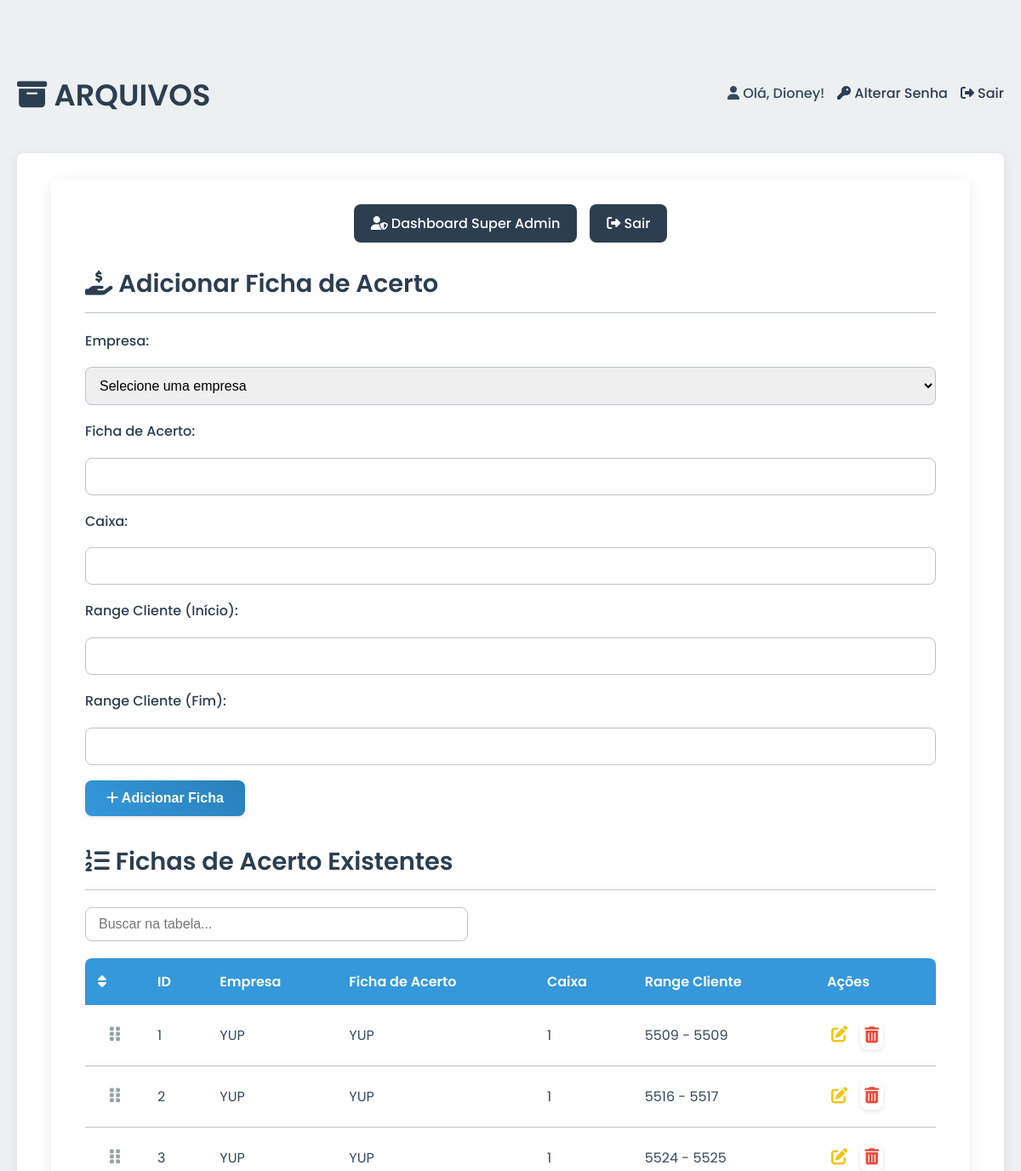
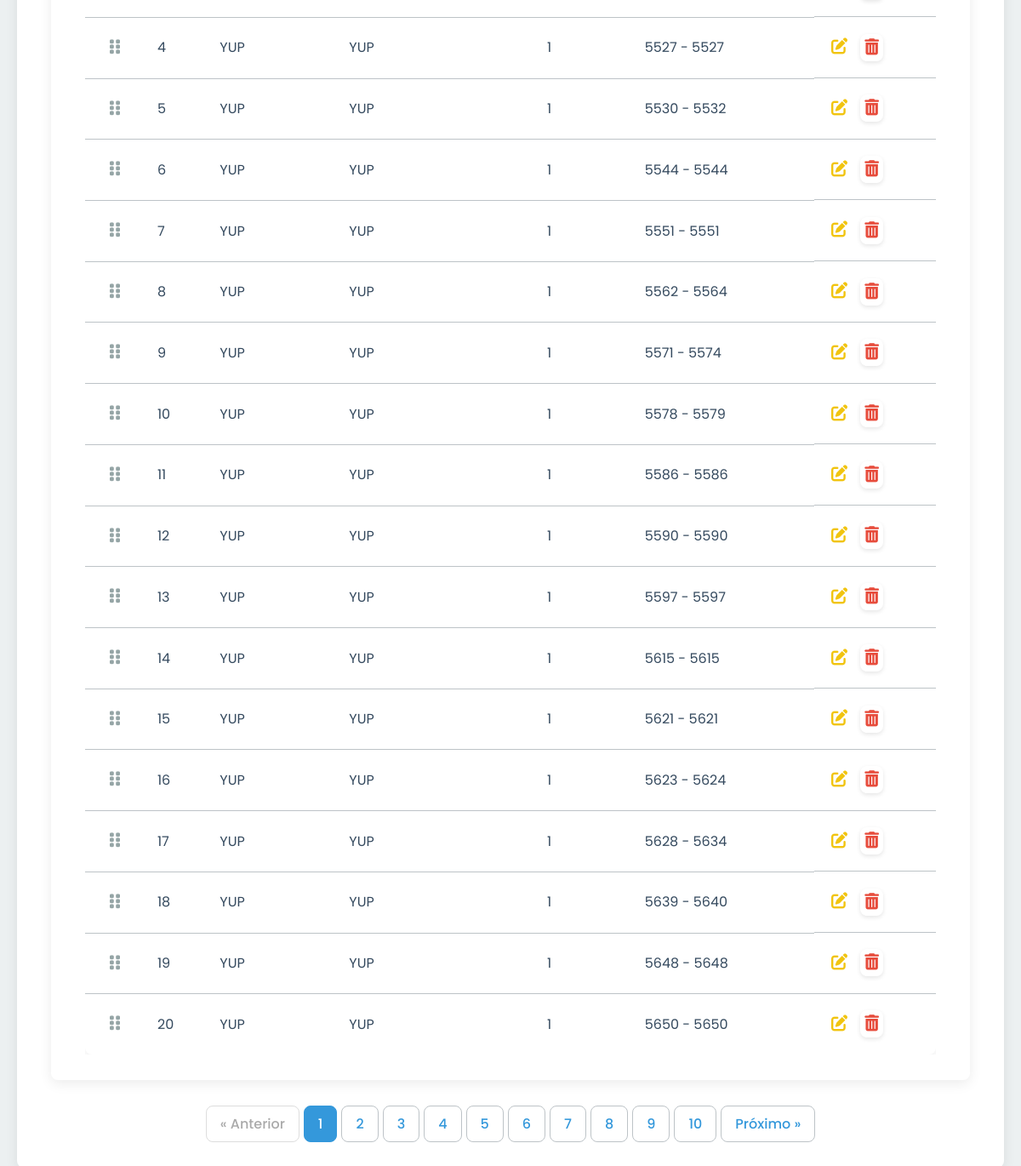
Page /cobranca/dashboard (signed in) on the committed database (2 pictures, top to bottom).
### tables this page shows
CREATE TABLE cobranca_fichas_acerto (
            id INTEGER PRIMARY KEY AUTOINCREMENT,
            ficha_acerto TEXT NOT NULL,
            caixa TEXT NOT NULL,
            range_cliente_inicio INTEGER NOT NULL,
            range_cliente_fim INTEGER NOT NULL,
            store_id INTEGER, order_position INTEGER NOT NULL DEFAULT 0,
            FOREIGN KEY (store_id) REFERENCES stores(id)
        );

CREATE TABLE stores (
            id INTEGER PRIMARY KEY AUTOINCREMENT,
            name TEXT UNIQUE NOT NULL
        );

### app.py (the view, shortened to what this page needs)
@app.route('/cobranca/dashboard', methods=['GET', 'POST'])
@login_required
@role_required(['super_admin', 'admin_cobranca'])
def cobranca_dashboard():
    page = request.args.get('page', 1, type=int)
    db = get_db()
    base_query = "FROM cobranca_fichas_acerto f LEFT JOIN stores s ON f.store_id = s.id"
    params = []
    if session['role'] != 'super_admin':
        base_query += " WHERE f.store_id = ?"
        params.append(session.get('store_id'))
    total_items = db.execute(f"SELECT COUNT(f.id) {base_query}", params).fetchone()[0]
    total_pages = (total_items + PER_PAGE - 1) // PER_PAGE if total_items > 0 else 1
    offset = (page - 1) * PER_PAGE
    items = db.execute(f"SELECT f.*, s.name as store_name {base_query} ORDER BY f.order_position ASC LIMIT ? OFFSET ?", params + [PER_PAGE, offset]).fetchall()
    if is_ajax_request():
        return jsonify({
            'items': [dict(r) for r in items],
            'pagination_html': render_template('_pagination.html', page=page, total_pages=total_pages, request=request),
            'page_type': 'cobranca'
        })
    stores = db.execute("SELECT id, name FROM stores ORDER BY name").fetchall() if session['role'] == 'super_admin' else []
    return render_template('cobranca/cobranca_dashboard.html', fichas_acerto=items, stores=stores, page=page, total_pages=total_pages)

### app.py (called while the page is built)
def is_ajax_request():
    return request.headers.get('X-Requested-With') == 'XMLHttpRequest'

def login_required(f):
    @wraps(f)
    def decorated_function(*args, **kwargs):
        if 'logged_in' not in session:
            if is_ajax_request():
                return jsonify({'status': 'error', 'message': 'Sessão expirada. Faça login novamente.'}), 401
            flash('Você precisa fazer login para acessar esta página.', 'danger')
            return redirect(url_for('admin_login'))
        return f(*args, **kwargs)
    return decorated_function

def role_required(allowed_roles):
    def decorator(f):
        @wraps(f)
        def decorated_function(*args, **kwargs):
            if not session.get('logged_in') or session.get('role') not in allowed_roles:
                if is_ajax_request():
                    return jsonify({'status': 'error', 'message': 'Você não tem permissão para esta ação.'}), 403
                log_action('access_denied', target_name=request.path)
                flash('Você não tem permissão para acessar esta página.', 'danger')
                return redirect(url_for('admin_dashboard'))
            return f(*args, **kwargs)
        return decorated_function
    return decorator

### database.py (called while the page is built)
def get_db():
    if 'db' not in g:
        g.db = sqlite3.connect(
            DATABASE
        )
        g.db.row_factory = sqlite3.Row
    return g.db

### templates/cobranca/cobranca_dashboard.html (shortened to what this page needs)
{% extends "base.html" %}
{% block content %}
<div class="card">
    <div class="admin-nav">
        {% if session.role == 'super_admin' %}<a href="{{ url_for('super_admin_dashboard') }}"><i class="fas fa-user-shield"></i> Dashboard Super Admin</a>{% endif %}
        <a href="{{ url_for('admin_logout') }}"><i class="fas fa-sign-out-alt"></i> Sair</a>
    </div>
    <h2><i class="fas fa-hand-holding-usd"></i> Adicionar Ficha de Acerto</h2>
    <div class="form-section">
        <form action="{{ url_for('cobranca_dashboard') }}" method="POST" data-ajax="true">
            {% if session.role == 'super_admin' %}
            <label for="store_id">Empresa:</label>
            <select id="store_id" name="store_id" required>
                <option value="">Selecione uma empresa</option>
            </select>
            {% endif %}
            <label for="ficha_acerto">Ficha de Acerto:</label>
            <input type="text" id="ficha_acerto" name="ficha_acerto" required>
            <label for="caixa">Caixa:</label>
            <input type="text" id="caixa" name="caixa" required>
            <label for="range_cliente_inicio">Range Cliente (Início):</label>
            <input type="number" id="range_cliente_inicio" name="range_cliente_inicio" required>
            <label for="range_cliente_fim">Range Cliente (Fim):</label>
            <input type="number" id="range_cliente_fim" name="range_cliente_fim" required>
            <button type="submit"><i class="fas fa-plus"></i> Adicionar Ficha</button>
        </form>
    </div>
    <h2><i class="fas fa-list-ol"></i> Fichas de Acerto Existentes</h2>
    <div class="in-page-search">
        <input type="text" id="table-search" onkeyup="filterTable()" placeholder="Buscar na tabela...">
    </div>
    <div class="table-wrapper">
        {% if fichas_acerto %}
            <table>
                <thead>
                    <tr>
                        <th><i class="fas fa-sort"></i></th>
                        <th>ID</th>
                        {% if session.role == 'super_admin' %}<th>Empresa</th>{% endif %}
                        <th>Ficha de Acerto</th>
                        <th>Caixa</th>
                        <th>Range Cliente</th>
                        <th>Ações</th>
                    </tr>
                </thead>
                <tbody id="sortable-table">
                    {% for item in fichas_acerto %}
                        <tr data-id="{{ item.id }}">
                            <td class="drag-handle"><i class="fas fa-grip-vertical"></i></td>
                            <td>{{ item.id }}</td>
                            {% if session.role == 'super_admin' %}<td>{{ item.store_name or 'N/A' }}</td>{% endif %}
                            <td>{{ item.ficha_acerto }}</td>
                            <td>{{ item.caixa }}</td>
                            <td>{{ item.range_cliente_inicio }} - {{ item.range_cliente_fim }}</td>
                            <td class="actions">
                                <a href="{{ url_for('cobranca_fichas_acerto_edit', item_id=item.id) }}" class="edit" title="Editar"><i class="fas fa-edit"></i></a>
                                <form action="{{ url_for('cobranca_fichas_acerto_delete', item_id=item.id) }}" method="POST" style="display:inline;" data-ajax="true">
                                    <button type="submit" class="delete" title="Excluir"><i class="fas fa-trash-alt"></i></button>
                                </form>
                            </td>
                        </tr>
                    {% endfor %}
                </tbody>
            </table>
        {% else %}
            <p style="text-align: center; padding: 20px;">Nenhuma ficha de acerto cadastrada ainda.</p>
        {% endif %}
    </div>
</div>
{% include '_pagination.html' %}
{% endblock %}

### static/css/style.css (style rules this page uses)
:root { --primary-color: #3498db; --primary-hover: #2980b9; --secondary-color: #2c3e50; --danger-color: #e74c3c; --warning-color: #f1c40f; --success-color: #2ecc71; --bg-color: #ecf0f1; --card-bg-color: #ffffff; --text-color: #34495e; --border-color: #bdc3c7; --border-radius: 8px; --box-shadow: 0 4px 15px rgba(0, 0, 0, 0.08); --transition-speed: 0.3s; }
body { font-family: 'Poppins', sans-serif; background-color: var(--bg-color); color: var(--text-color); line-height: 1.6; margin: 0; }
h1, h2 { color: var(--secondary-color); font-weight: 600; }
h2 { font-size: 1.8rem; margin-top: 0; margin-bottom: 20px; padding-bottom: 10px; border-bottom: 1px solid var(--border-color); }
.card { background: var(--card-bg-color); padding: 30px 40px; border-radius: var(--border-radius); box-shadow: var(--box-shadow); margin-bottom: 30px; }
.admin-nav { display: flex; justify-content: center; align-items: center; gap: 15px; flex-wrap: wrap; margin-bottom: 25px; }
.admin-nav a { background: var(--secondary-color); color: #fff; padding: 10px 20px; border-radius: var(--border-radius); text-decoration: none; font-weight: 500; transition: background-color var(--transition-speed), transform var(--transition-speed); }
.form-section { margin-bottom: 30px; }
form { display: flex; flex-direction: column; gap: 18px; }
form label { font-weight: 500; color: var(--secondary-color); }
form input, form select, form textarea { padding: 12px; border: 1px solid var(--border-color); border-radius: var(--border-radius); width: 100%; box-sizing: border-box; font-size: 1rem; transition: all var(--transition-speed); }
form button { background: linear-gradient(45deg, var(--primary-color), #2980b9); color: white; padding: 12px 25px; border: none; border-radius: var(--border-radius); cursor: pointer; font-size: 1rem; font-weight: 600; transition: all var(--transition-speed); align-self: flex-start; box-shadow: 0 2px 5px rgba(0,0,0,0.1); }
.table-wrapper { overflow-x: auto; }
table { width: 100%; border-collapse: collapse; background: #fff; border-radius: var(--border-radius); box-shadow: var(--box-shadow); overflow: hidden; }
table th { background: var(--primary-color); color: #fff; padding: 15px; text-align: left; font-weight: 600; }
table td { padding: 15px; border-bottom: 1px solid var(--border-color); vertical-align: middle; }
table tbody tr:last-child td { border-bottom: none; }
.actions { display: flex; gap: 10px; align-items: center; }
.actions a, .actions button { text-decoration: none; border: none; background: none; cursor: pointer; padding: 5px; font-size: 1.2rem; transition: transform var(--transition-speed); }
.actions .edit { color: var(--warning-color); }
.actions .delete { color: var(--danger-color); }
.in-page-search { max-width: 450px; flex-grow: 1; }
.drag-handle { width: 40px; text-align: center; cursor: grab; color: #95a5a6; font-size: 1.2rem; transition: color 0.2s; }
.in-page-search { margin-bottom: 20px; max-width: 450px; }
.in-page-search input { width: 100%; padding: 10px 15px; border: 1px solid var(--border-color); border-radius: var(--border-radius); font-size: 1rem; box-sizing: border-box; transition: all var(--transition-speed); }

### rows in the picture
cobranca_fichas_acerto: id "1", name "YUP", ficha_acerto "YUP", caixa "1", range_cliente_inicio "5509", range_cliente_fim "5509"
cobranca_fichas_acerto: id "2", name "YUP", ficha_acerto "YUP", caixa "1", range_cliente_inicio "5516", range_cliente_fim "5517"
cobranca_fichas_acerto: id "3", name "YUP", ficha_acerto "YUP", caixa "1", range_cliente_inicio "5524", range_cliente_fim "5525"
cobranca_fichas_acerto: id "4", name "YUP", ficha_acerto "YUP", caixa "1", range_cliente_inicio "5527", range_cliente_fim "5527"
cobranca_fichas_acerto: id "5", name "YUP", ficha_acerto "YUP", caixa "1", range_cliente_inicio "5530", range_cliente_fim "5532"
cobranca_fichas_acerto: id "6", name "YUP", ficha_acerto "YUP", caixa "1", range_cliente_inicio "5544", range_cliente_fim "5544"
cobranca_fichas_acerto: id "7", name "YUP", ficha_acerto "YUP", caixa "1", range_cliente_inicio "5551", range_cliente_fim "5551"
cobranca_fichas_acerto: id "8", name "YUP", ficha_acerto "YUP", caixa "1", range_cliente_inicio "5562", range_cliente_fim "5564"
cobranca_fichas_acerto: id "9", name "YUP", ficha_acerto "YUP", caixa "1", range_cliente_inicio "5571", range_cliente_fim "5574"
cobranca_fichas_acerto: id "10", name "YUP", ficha_acerto "YUP", caixa "1", range_cliente_inicio "5578", range_cliente_fim "5579"
cobranca_fichas_acerto: id "11", name "YUP", ficha_acerto "YUP", caixa "1", range_cliente_inicio "5586", range_cliente_fim "5586"
cobranca_fichas_acerto: id "12", name "YUP", ficha_acerto "YUP", caixa "1", range_cliente_inicio "5590", range_cliente_fim "5590"
cobranca_fichas_acerto: id "13", name "YUP", ficha_acerto "YUP", caixa "1", range_cliente_inicio "5597", range_cliente_fim "5597"
cobranca_fichas_acerto: id "14", name "YUP", ficha_acerto "YUP", caixa "1", range_cliente_inicio "5615", range_cliente_fim "5615"
cobranca_fichas_acerto: id "15", name "YUP", ficha_acerto "YUP", caixa "1", range_cliente_inicio "5621", range_cliente_fim "5621"
cobranca_fichas_acerto: id "16", name "YUP", ficha_acerto "YUP", caixa "1", range_cliente_inicio "5623", range_cliente_fim "5624"
cobranca_fichas_acerto: id "17", name "YUP", ficha_acerto "YUP", caixa "1", range_cliente_inicio "5628", range_cliente_fim "5634"
cobranca_fichas_acerto: id "18", name "YUP", ficha_acerto "YUP", caixa "1", range_cliente_inicio "5639", range_cliente_fim "5640"
cobranca_fichas_acerto: id "19", name "YUP", ficha_acerto "YUP", caixa "1", range_cliente_inicio "5648", range_cliente_fim "5648"
cobranca_fichas_acerto: id "20", name "YUP", ficha_acerto "YUP", caixa "1", range_cliente_inicio "5650", range_cliente_fim "5650"

### other values in the picture
{{ session.username }} "Dioney"
{{ p }} "1"
{{ p }} "2" "3" "4" "5" "6" "7" "8" "9" "10"
